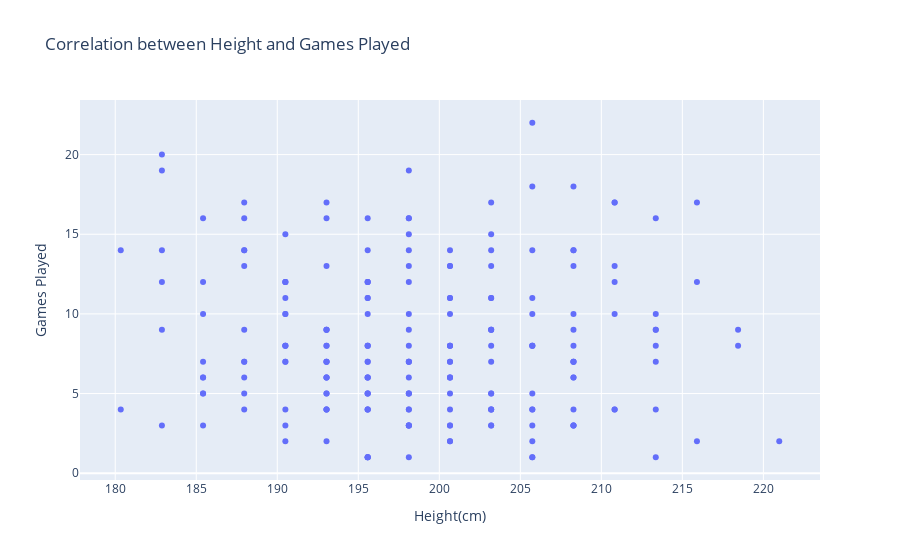

The notebook cell saved with this chart:
### Code cell
px.scatter(x=height_cm, y=games_played, labels={"x": "Height(cm)", "y": "Games Played"}
           , title="Correlation between Height and Games Played")

### Figure 1 — Plotly figure (JSON) as saved in the notebook; plotly's stock layout.template omitted (floating-point values rounded to 4 significant figures; data arrays with more than 128 entries replaced by an {"elided": "..."} marker saying what was removed)
{"data": [{"hovertemplate": "Height(cm)=%{x}<br>Games Played=%{y}<extra></extra>", "legendgroup": "", "marker": {"color": "#636efa", "symbol": "circle"}, "mode": "markers", "name": "", "orientation": "v", "showlegend": false, "type": "scatter", "x": {"elided": "203 float values"}, "xaxis": "x", "y": {"elided": "203 int values"}, "yaxis": "y"}], "layout": {"legend": {"tracegroupgap": 0}, "title": {"text": "Correlation between Height and Games Played"}, "xaxis": {"anchor": "y", "domain": [0, 1], "title": {"text": "Height(cm)"}}, "yaxis": {"anchor": "x", "domain": [0, 1], "title": {"text": "Games Played"}}}}
